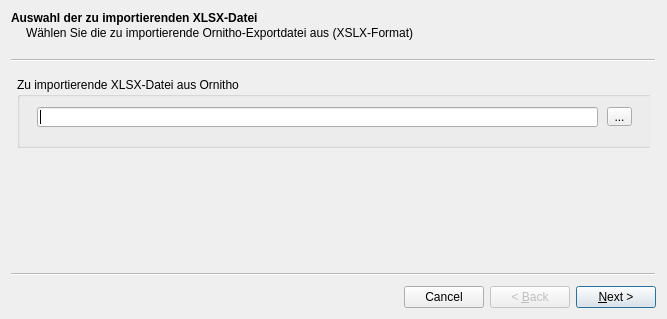
<?xml version="1.0" encoding="UTF-8"?>
<ui version="4.0">
 <class>Wizard</class>
 <widget class="QWizard" name="Wizard">
  <property name="geometry">
   <rect>
    <x>0</x>
    <y>0</y>
    <width>667</width>
    <height>319</height>
   </rect>
  </property>
  <property name="windowTitle">
   <string>Import Ornitho-XLSX into GPKG</string>
  </property>
  <property name="layoutDirection">
   <enum>Qt::LeftToRight</enum>
  </property>
  <property name="autoFillBackground">
   <bool>true</bool>
  </property>
  <property name="wizardStyle">
   <enum>QWizard::ClassicStyle</enum>
  </property>
  <property name="options">
   <set>QWizard::CancelButtonOnLeft|QWizard::DisabledBackButtonOnLastPage|QWizard::HelpButtonOnRight</set>
  </property>
  <widget class="QWizardPage" name="wizardPageXSLX">
   <property name="title">
    <string>Auswahl der zu importierenden XLSX-Datei</string>
   </property>
   <property name="subTitle">
    <string>Wählen Sie die zu importierende Ornitho-Exportdatei aus (XSLX-Format)</string>
   </property>
   <attribute name="pageId">
    <string notr="true">1</string>
   </attribute>
   <widget class="QGroupBox" name="groupBoxXLSXFile">
    <property name="geometry">
     <rect>
      <x>0</x>
      <y>10</y>
      <width>641</width>
      <height>71</height>
     </rect>
    </property>
    <property name="title">
     <string>Zu importierende XLSX-Datei aus Ornitho</string>
    </property>
    <widget class="QLineEdit" name="lineEditXLSXFile">
     <property name="geometry">
      <rect>
       <x>20</x>
       <y>30</y>
       <width>561</width>
       <height>20</height>
      </rect>
     </property>
    </widget>
    <widget class="QToolButton" name="toolButtonXSLXFile">
     <property name="geometry">
      <rect>
       <x>590</x>
       <y>30</y>
       <width>25</width>
       <height>19</height>
      </rect>
     </property>
     <property name="text">
      <string>...</string>
     </property>
    </widget>
   </widget>
  </widget>
  <widget class="QWizardPage" name="wizardPageGeopackage">
   <property name="title">
    <string>Auswahl der zu exportierenden GeoPackage-Datei</string>
   </property>
   <property name="subTitle">
    <string>Wählen sie die zu exportierende Geopackage-Datei aus.</string>
   </property>
   <widget class="QGroupBox" name="groupBoxGeopackageFile">
    <property name="geometry">
     <rect>
      <x>0</x>
      <y>0</y>
      <width>641</width>
      <height>71</height>
     </rect>
    </property>
    <property name="title">
     <string>Zu exportierende GeoPackage-Datei</string>
    </property>
    <widget class="QLineEdit" name="lineEditGeopackageFile">
     <property name="geometry">
      <rect>
       <x>10</x>
       <y>30</y>
       <width>581</width>
       <height>20</height>
      </rect>
     </property>
    </widget>
    <widget class="QToolButton" name="toolButtonGeopackageFile">
     <property name="geometry">
      <rect>
       <x>600</x>
       <y>30</y>
       <width>25</width>
       <height>19</height>
      </rect>
     </property>
     <property name="text">
      <string>...</string>
     </property>
    </widget>
   </widget>
  </widget>
  <widget class="QWizardPage" name="wizardPageGeopackageCheck"/>
  <widget class="QWizardPage" name="wizardPageLayername">
   <property name="title">
    <string>Auswahl des Layernamens in der GeoPackage-Datei</string>
   </property>
   <property name="subTitle">
    <string>Wählen sie den Layer innerhalb der Geopackage-Datei aus.</string>
   </property>
   <widget class="QGroupBox" name="groupBoxGeopackageLayer">
    <property name="geometry">
     <rect>
      <x>0</x>
      <y>50</y>
      <width>641</width>
      <height>61</height>
     </rect>
    </property>
    <property name="title">
     <string>Layername in der Geopackage-Datei</string>
    </property>
    <widget class="QComboBox" name="comboBoxGeopackageLayer">
     <property name="geometry">
      <rect>
       <x>10</x>
       <y>20</y>
       <width>621</width>
       <height>22</height>
      </rect>
     </property>
     <property name="editable">
      <bool>true</bool>
     </property>
    </widget>
   </widget>
   <widget class="QLabel" name="labelGeopackageFileTitle">
    <property name="geometry">
     <rect>
      <x>10</x>
      <y>0</y>
      <width>101</width>
      <height>16</height>
     </rect>
    </property>
    <property name="text">
     <string>Geopackage-Datei:</string>
    </property>
   </widget>
   <widget class="QLabel" name="labelGeopackageFileName">
    <property name="geometry">
     <rect>
      <x>10</x>
      <y>20</y>
      <width>601</width>
      <height>16</height>
     </rect>
    </property>
    <property name="text">
     <string>TextLabel</string>
    </property>
   </widget>
  </widget>
  <widget class="QWizardPage" name="wizardPageLayernameCheck"/>
  <widget class="QWizardPage" name="wizardPageImport">
   <property name="title">
    <string>Importvorgang</string>
   </property>
   <property name="subTitle">
    <string>Informationen zum Importvorgang</string>
   </property>
   <widget class="QProgressBar" name="progressBar">
    <property name="geometry">
     <rect>
      <x>10</x>
      <y>20</y>
      <width>621</width>
      <height>23</height>
     </rect>
    </property>
    <property name="value">
     <number>24</number>
    </property>
   </widget>
  </widget>
 </widget>
 <resources/>
 <connections/>
</ui>
